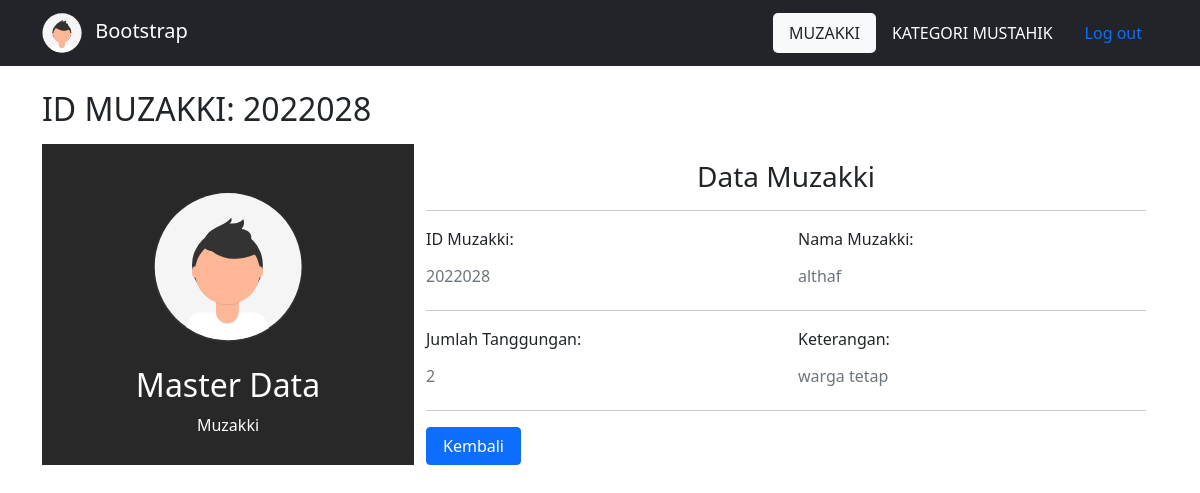
Screenshot of /detailmuz.php?idmuzakki=2022028 with the database file from the repository.
### tables this page shows
CREATE TABLE `muzakki` (
  `idmuzakki` int(11) NOT NULL,
  `namamuzakki` varchar(35) NOT NULL,
  `jmltanggungan` int(11) NOT NULL,
  `keterangan` varchar(255) NOT NULL
);

### detailmuz.php (the view, shortened to what this page needs)
<?php
require "function.php";
if (isset($_GET['idmuzakki'])) {
  $idmuzakki = $_GET['idmuzakki'];
  $ambilnamamuzakki = mysqli_query($c, "select * from muzakki where idmuzakki='$idmuzakki'");
  $np = mysqli_fetch_array($ambilnamamuzakki);
  $namamuz = $np['namamuzakki'];
  $ambiljt = mysqli_query($c, "select * from muzakki where idmuzakki='$idmuzakki'");
  $jt = mysqli_fetch_array($ambiljt);
  $jmltanggungan = $jt['jmltanggungan'];
  $ambilket = mysqli_query($c, "select * from muzakki where idmuzakki='$idmuzakki'");
  $ket = mysqli_fetch_array($ambilket);
  $keterangan = $ket['keterangan'];
} else {
  header('location:index.php');
}
?>
<!doctype html>
<html lang="en">
<head>
  <link href="https://cdn.jsdelivr.net/npm/bootstrap@5.1.3/dist/css/bootstrap.min.css" rel="stylesheet">
  <link type="text/css" rel="stylesheet" href="css/style.css">
</head>
<body>
  <nav class="navbar navbar-dark bg-dark">
    <div class="container">
      <a class="navbar-brand" href="#">
        <img src="img/avatar.svg" alt="Hello there!" width="40" height="40" class="d-inline-block me-2">
        Bootstrap
      </a>
      <ul class="nav justify-content-end">
        <li class="nav-item">
          <a class="nav-link active bg-light text-dark" aria-current="page">MUZAKKI</a>
        </li>
        <li class="nav-item">
          <a class="nav-link text-white" aria-current="page">KATEGORI MUSTAHIK</a>
        </li>
        <li class="nav-item">
          <a class="nav-link" aria-current="page" href="logout.php">Log out</a>
        </li>
      </ul>
  </nav>
  <div class="container">
    <br>
    <h2>ID MUZAKKI: <?= $idmuzakki; ?></h2>
    <div class="container">
      <div class="row d-flex">
        <div class="mt-2">
          <div class="row z-depth-3">
            <div class="col-sm-4 rounded-left" style="background-color:rgb(40, 40, 40);">
              <div class="card-block text-center text-white">
                <br>
                <br>
                <img src="img/avatar.svg" alt="Hello there!" width="150" height="150">
                <h2 class="font-weight-bold mt-4">Master Data</h2>
                <p>Muzakki</p><i class="far fa-edit fa-2x mb-4"></i>
              </div>
            </div>
            <div class="col-sm-8 bg-white rounded-right">
              <h3 class="mt-3 text-center">Data Muzakki</h3>
              <hr style="background-color:rgb(40, 40, 40);">
              <div class="row">
                <div class="col-sm-6">
                  <p class="font-weight-bold">ID Muzakki:</p>
                  <h6 class=" text-muted"><?= $idmuzakki; ?></h6>
                </div>
                <div class="col-sm-6">
                  <p class="font-weight-bold">Nama Muzakki:</p>
                  <h6 class="text-muted"><?= $namamuz; ?></h6>
                </div>
              </div>
              <hr style="background-color:rgb(40, 40, 40);">
              <div class="row">
                <div class="col-sm-6">
                  <p class="font-weight-bold">Jumlah Tanggungan:</p>
                  <h6 class="text-muted"><?= $jmltanggungan; ?></h6>
                </div>
                <div class="col-sm-6">
                  <p class="font-weight-bold">Keterangan:</p>
                  <h6 class="text-muted"> <?= $keterangan; ?> </h6>
                </div>
              </div>
              <hr style="background-color:rgb(40, 40, 40);">
              <a class="btn btn-primary px-3" href="index.php" role="button">Kembali</a>
            </div>
          </div>
        </div>
      </div>
    </div>
    <br>
    <br>
    <br>
  </div>
</body>
</html>

### css/style.css (style rules this page uses)
.bg-light { border-radius: 5px; }

### rows the page displays
muzakki: namamuzakki "althaf", jmltanggungan "2", keterangan "warga tetap"

### other values shown
$idmuzakki "2022028"
